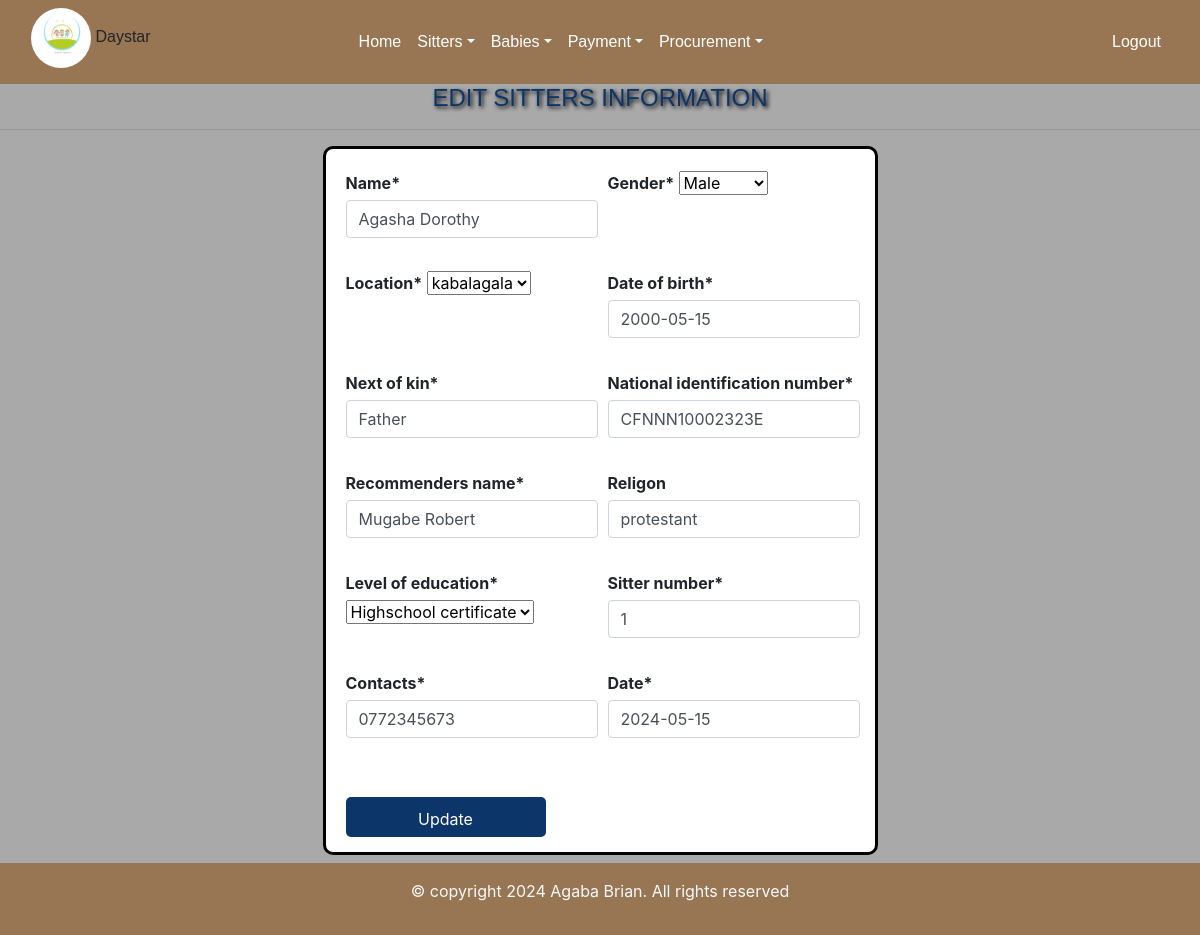
The page /edits/1/ (signed in) on the database its author committed.
### day/models.py (models this page shows, shortened)
class Sitterform(models.Model):
    name=models.CharField(max_length=200)
    gender=models.CharField(choices=[('male', 'Male'),('Female', 'Female')], max_length=100)
    location=models.CharField(choices=[('kabalagala', 'kabalagala')], max_length=100)
    date_of_birth=models.DateField(default=timezone.now)
    next_of_kin=models.CharField( max_length=200)
    national_identification_number=models.CharField(max_length=200,validators=[NINvalidate])
    recommenders_name=models.CharField(max_length=200)
    religon=models.CharField(max_length=200,null=True, blank=True)
    level_of_education=models.CharField( choices=[('Diploma','Diploma'),('Highschool certificate','Highschool certificate'),('Others','Others')],max_length=200)
    sitter_number=models.CharField(unique=True,max_length=100)
    contacts=models.CharField(max_length=100,validators=[contactvalidate])
    date=models.DateField(default=timezone.now)

### day/views.py (the view)
# urls.py: path('edits/<int:id>/', views.edits, name='edits'),
@login_required
def edits(request,id):
    sitter=get_object_or_404(Sitterform,id=id)
    if request.method == 'POST':
       form=SitterformForm (request.POST,instance=sitter)
       if form.is_valid():
           form.save()
           return redirect('sitterform')
    else:
        form=SitterformForm(instance=sitter)
    return render(request,'edits.html',{'form':form,'sitter':sitter})

### day/forms.py
class SitterformForm(ModelForm):
    class Meta:
        model = Sitterform
        fields = '__all__'

### day/templates/edits.html (shortened to what this page needs)
{% extends 'base.html'%}
{% load crispy_forms_tags %}
{% load static %}
{% block content %}
<h4 > EDIT SITTERS INFORMATION </h4><hr>
<div class="container">
    <form method="POST" class="sitter-form">
        {{ form | crispy }}
        <button type="submit" class="btn btn-primary" >Update</button>
    </form>
</div>
{%endblock %}

### day/templates/edits.html (style rules this page uses)
.sitter-form { display: grid; grid-template-columns: repeat(2, 1fr); gap: 10px; max-width: 50%; margin: auto; border-radius: 5px; border: solid black; margin-bottom: 6px; border-radius: 10px; padding-left: 20px; padding-bottom: 15px; padding-top: 15px; padding-right: 15px; background-color:white; }
h4 { text-align: center; font-family: sans-serif; color: #0C356A; text-shadow: 2px 2px 4px #000000; }
label { font-weight: bold; margin-top: 7px; margin-bottom:5px ; }
button[type="submit"] { margin-top: 33px; background-color:#0c356a ; color: white; border: none; width:110%; border-radius: 5px; font-size: 16px; cursor: pointer; max-width: 200px; height: 40px; padding: 10px; transition: background-color 0.8s, color 0.7s; }
body { background-color: darkgray; }

### rows shown on the page
Sitterform: name "Agasha Dorothy", gender "Male", location "kabalagala", date_of_birth "2000-05-15", next_of_kin "Father", national_identification_number "CFNNN10002323E", recommenders_name "Mugabe Robert", religon "protestant", level_of_education "Highschool certificate", sitter_number "1", contacts "0772345673", date "2024-05-15"
